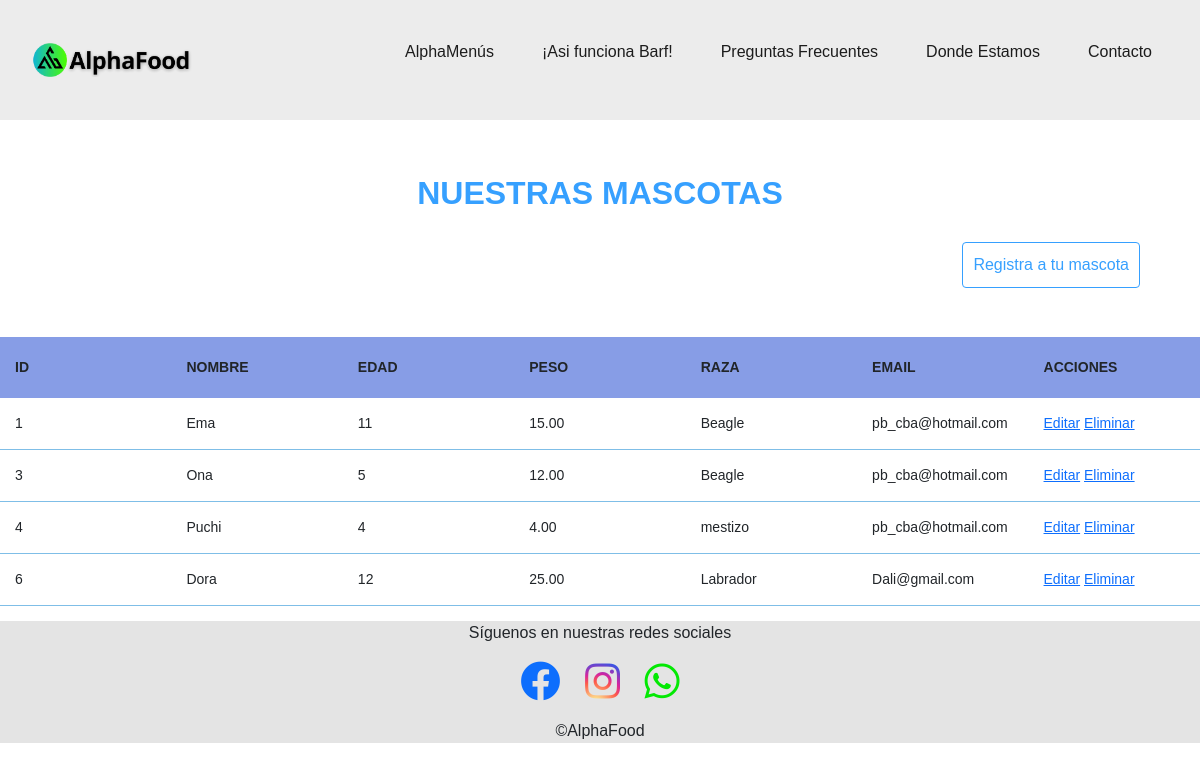
/mascotas/, run on an earlier commit of the app's database.
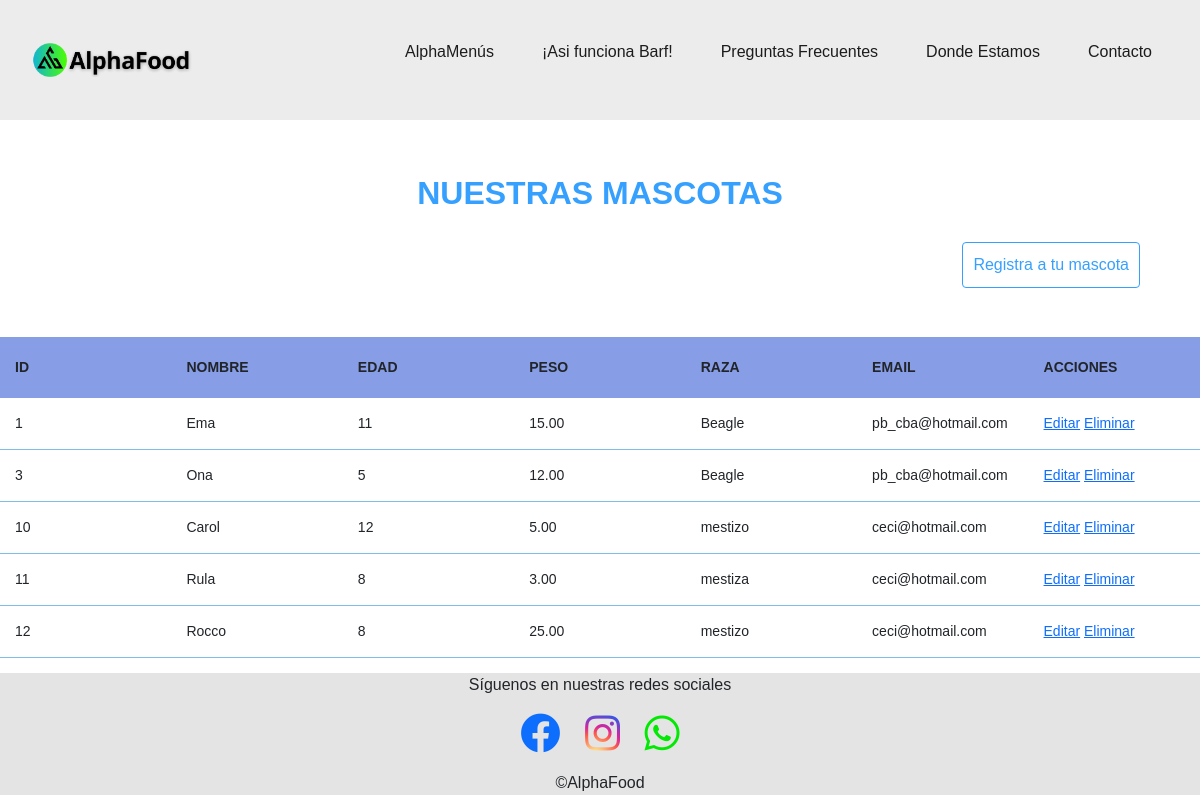
And on a later commit of the database.
### mascotas_app/models.py (models this page shows)
class Mascota(models.Model):
    id = models.AutoField(primary_key=True, verbose_name="ID")
    nombre = models.CharField(max_length=100, verbose_name="Nombre", null=False, blank=False)
    edad = models.IntegerField(verbose_name="Edad", null=False, blank=False)
    peso = models.DecimalField(max_digits=5, decimal_places=2, verbose_name="Peso", null=False, blank=False)
    raza = models.CharField(max_length=100, verbose_name="Raza", null=False, blank=False)
    email = models.EmailField(verbose_name="Email", null=False, blank=False)

### mascotas_app/views.py (the view)
# urls.py: path("mascotas/", include("mascotas_app.urls", namespace="mascotas_app")),
def mascotas(request):
    mascotas=Mascota.objects.all()
    return render (request, 'mascotas/index.html', {'mascotas':mascotas})

### mascotas_app/templates/mascotas/index.html (shortened to what this page needs)
{% extends "base.html" %}
{% block contenido %}
<h2>NUESTRAS MASCOTAS</h2>
<div class="contenedor_lista_mascotas">
    <a class="boton_ListaMascotas"href="{% url 'mascotas_app:registrar' %}" id="registrarMascota">Registra a tu mascota</a>
</div>
<br >
<table>
    <thead>
        <tr>
            <th>Id</th>
            <th>Nombre</th>
            <th>Edad</th>
            <th>Peso</th>
            <th>Raza</th>
            <th>Email</th>
            <th>Acciones</th>
        </tr>
    </thead>
    <tbody>
        {% for mascota in mascotas %}
            <tr>
                <td>{{ mascota.id }}</td>
                <td>{{ mascota.nombre }}</td>
                <td>{{ mascota.edad }}</td>
                <td>{{ mascota.peso }}</td>
                <td>{{ mascota.raza }}</td>
                <td>{{ mascota.email }}</td>
                <td>
                    <a href="{% url 'mascotas_app:editar' id=mascota.id %}" id="editarMascota{{ mascota.id }}">Editar</a>
                    <a href="{% url 'mascotas_app:eliminar' mascota.id %}" id="eliminarMascota{{ mascota.id }}">Eliminar</a>
                </td>
        {% endfor %}
 </tbody>
</table>
</body>
</html>
{% endblock %}

What changed in the data, as far as the page shows it:
removed Mascota: id "4", nombre "Puchi", edad "4", peso "4.00", raza "mestizo", email "pb_cba@hotmail.com"
removed Mascota: id "6", nombre "Dora", edad "12", peso "25.00", raza "Labrador", email "Dali@gmail.com"
added Mascota: id "10", nombre "Carol", edad "12", peso "5.00", raza "mestizo", email "ceci@hotmail.com"
added Mascota: id "11", nombre "Rula", edad "8", peso "3.00", raza "mestiza", email "ceci@hotmail.com"
added Mascota: id "12", nombre "Rocco", edad "8", peso "25.00", raza "mestizo", email "ceci@hotmail.com"
